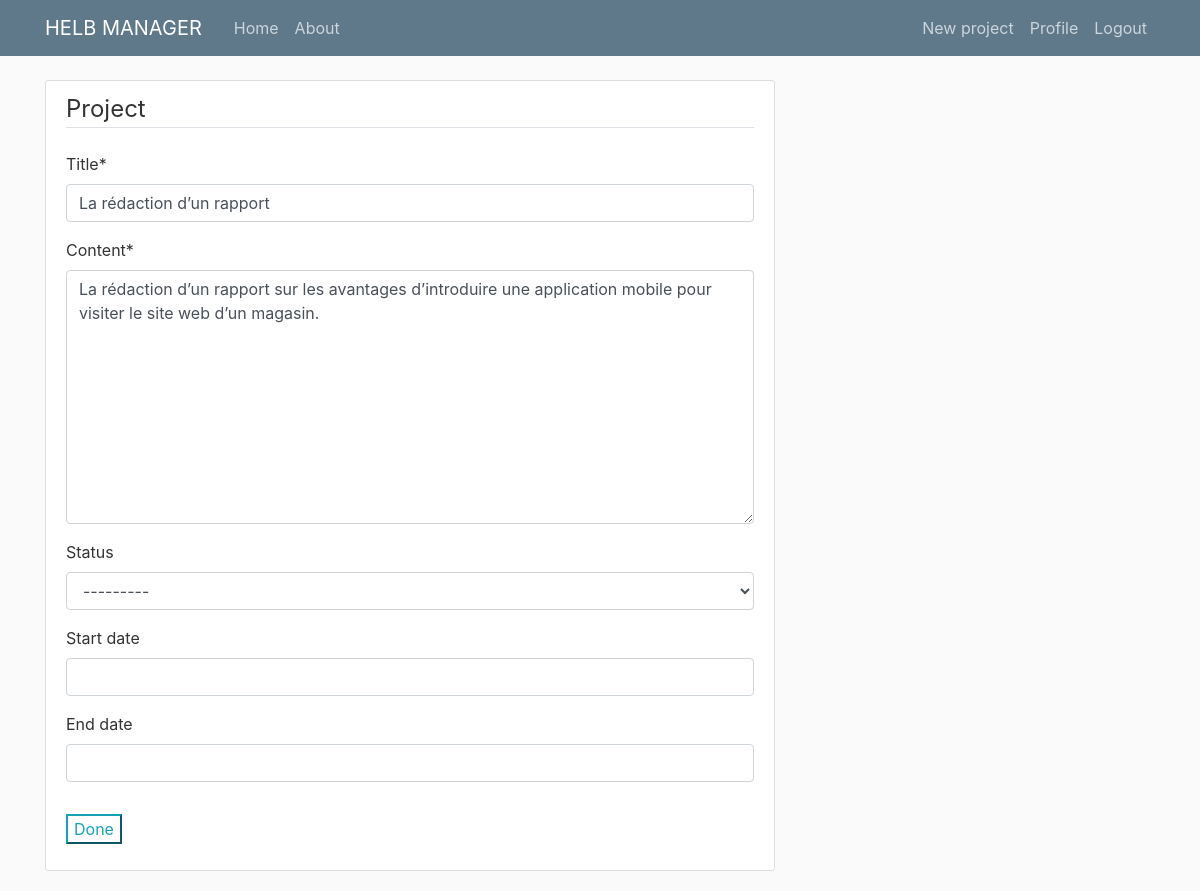
Page /project/1/update/ (signed in) on the committed database.
### HelbManager/models.py (models this page shows, shortened)
class Project(models.Model) :
    STATUS = (
            (1, 'Not started'),
            (2, 'In progress'),
            (3, 'Done'),
        )
    title = models.CharField(max_length = 25)
    content = models.TextField()
    resources = models.ManyToManyField(settings.AUTH_USER_MODEL, through='ProjectResource', related_name="resources")
    date_posted = models.DateTimeField(default=timezone.now) #For the time now
    start_date = models.DateField(default=None, blank=True, null=True)
    end_date = models.DateField(default=None, blank=True, null=True)
    status = models.PositiveSmallIntegerField(choices=STATUS, blank=True, null=True)
    author = models.ForeignKey('users.CustomUser', on_delete=models.CASCADE, related_name = "user_name") #If the user doesn't exist, what we do with his old posts

### HelbManager/views.py (the view, shortened to what this page needs)
# urls.py: path('project/<int:pk>/update/', ProjectUpdateView.as_view(), name='project-update'),
class ProjectUpdateView(LoginRequiredMixin,UserPassesTestMixin, UpdateView):
    model = Project
    fields = ['title', 'content', 'status', 'start_date', 'end_date']
    def test_func(self):
        project = self.get_object()
        if self.request.user == project.author:
            return True
        return False

### HelbManager/templates/HelbManager/project_form.html (shortened to what this page needs)
{% extends "HelbManager/base.html" %}
{% load crispy_forms_tags %}
{% block content %}
    <div class="content-section">
        <form method="POST">
            <fieldset class="form-group">
                <legend class="border-bottom mb-4">Project</legend>
                {{ form|crispy }}
            </fieldset>
            <div class="form-group">
                <button class="btn-outline-info" type="submit">Done</button>
            </div>
        </form>
    </div>
{% endblock content %}

### HelbManager/static/HelbManager/main.css (style rules this page uses)
body { background: #fafafa; color: #333333; margin-top: 5rem; }
.content-section { background: #ffffff; padding: 10px 20px; border: 1px solid #dddddd; border-radius: 3px; margin-bottom: 20px; }

### rows in the picture
Project: title "La rédaction d’un rapport", content "La rédaction d’un rapport sur les avantages d’introduire une application mobile pour visiter le site web d’un magasin.", status "---------"
